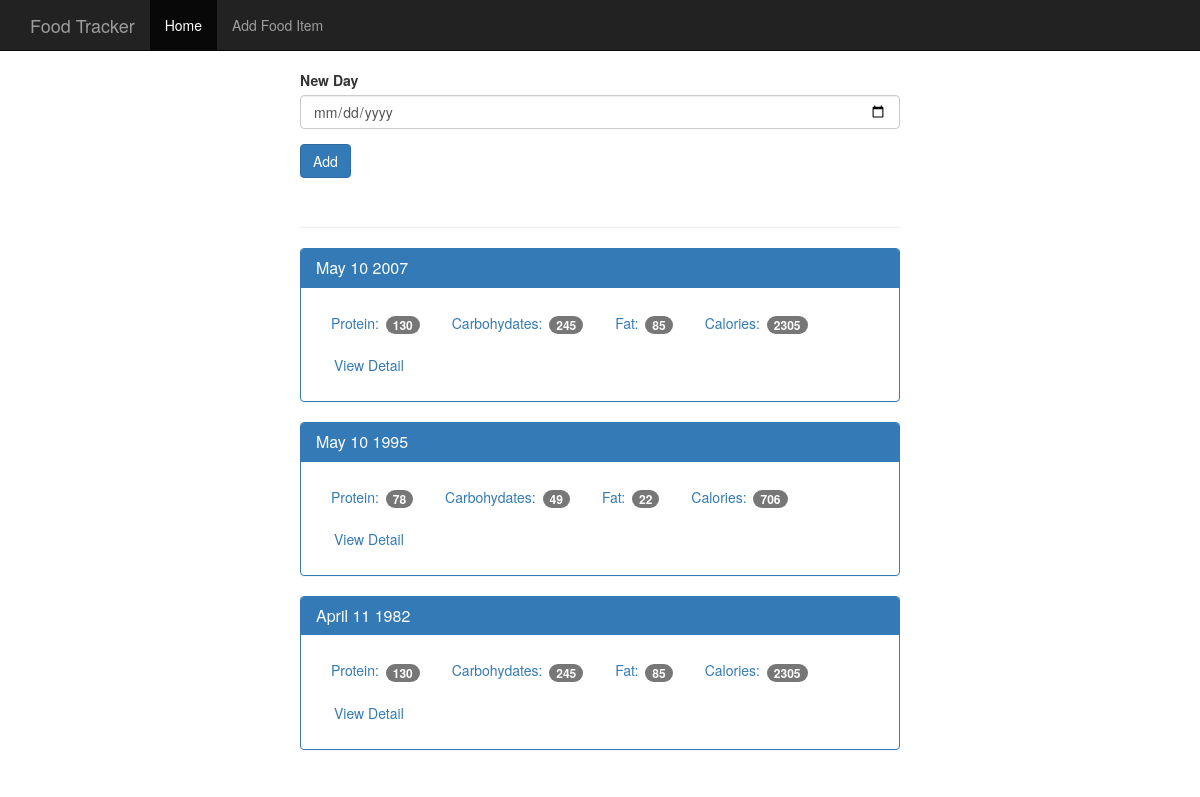
The page / on the database its author committed.
### tables this page shows
CREATE TABLE log_date (
    id integer primary key autoincrement,
    entry_date date not null
);

### app.py (the view)
@app.route('/', methods=['POST','GET'])
def index():
    db = get_db()
    if request.method == 'POST':
        date = request.form['date']
        dt = datetime.strptime(date, '%Y-%m-%d')
        database_date = datetime.strftime(dt, '%Y%m%d')
        db.execute('insert into log_date (entry_date) values (?)', [database_date])
        db.commit()
    cur = db.execute('''select log_date.entry_date, sum(food.protein) as protein, sum(food.carbohydrates) as carbohydrates, sum(food.fat) as fat, sum(food.calories) as calories
                        from log_date join food_date on food_date.log_date_id = log_date.id join food on food.id = food_date.food_id
                        group by log_date.id order by log_date.entry_date desc''')
    results = cur.fetchall()
    date_results = []
    for i in results:
        single_date = {}
        single_date['entry_date'] = i['entry_date']
        single_date['protein'] = i['protein']
        single_date['carbohydrates'] = i['carbohydrates']
        single_date['fat'] = i['fat']
        single_date['calories'] = i['calories']
        d = datetime.strptime(str(i['entry_date']), '%Y%m%d')
        single_date['pretty_date']=datetime.strftime(d, '%B %d %Y')
        date_results.append(single_date)
    return render_template('home.html', results = date_results)

### database.py (called while the page is built)
def connect_db():
    sql = sqlite3.connect('/home/honza/Dokumenty/Python_Flask_Udemy/foot_app/food_log.db')
    sql.row_factory = sqlite3.Row
    return sql

def get_db():
    if not hasattr(g, 'sqlite_db'):
        g.sqlite_db = connect_db()
    return g.sqlite_db

### templates/home.html
{% extends "base.html" %}
{% block body %}
    <nav class="navbar navbar-inverse navbar-fixed-top">
      <div class="container">
        <div class="navbar-header">
          <a class="navbar-brand" href="{{ url_for('index') }}">Food Tracker</a>
        </div>
        <div id="navbar" class="navbar-collapse collapse">
          <ul class="nav navbar-nav">
            <li class="active"><a href="{{ url_for('index') }}">Home</a></li>
            <li><a href="{{ url_for('food') }}">Add Food Item</a></li>
          </ul>
        </div>
      </div>
    </nav>
    <div class="container theme-showcase col-sm-6 col-sm-offset-3" role="main">
      <div class="row">
        <div>
          <form method="POST" action="/">
            <div class="form-group">
              <label for="new-day">New Day</label>
              <input type="date" class="form-control"  name = 'date' id="new-day">
            </div>
            <button type="submit" class="btn btn-primary">Add</button>
          </form>
          <div class="page-header"></div>
          {% for r in results %}
          <div class="panel panel-primary">
            <div class="panel-heading">
              <h3 class="panel-title">{{ r.pretty_date }}</h3>
            </div>
            <div class="panel-body">
              <ul class="nav nav-pills" role="tablist">
                <li><a>Protein: <span class="badge">{{ r.protein }}</span></a></li>
                <li><a>Carbohydates: <span class="badge">{{ r.carbohydrates }}</span></a></li>
                <li><a>Fat: <span class="badge">{{ r.fat }}</span></a></li>
                <li><a>Calories: <span class="badge">{{ r.calories }}</span></a></li>
                <li><a href="{{ url_for('view', date=r.entry_date) }}" type="button" class="btn btn-link">View Detail</a></li>
              </ul>
            </div>
          </div>
        {% endfor %}
        </div>
      </div>
    </div>
{% endblock %}

### static/theme.css (style rules this page uses)
body { padding-top: 70px; padding-bottom: 30px; }

### rows shown on the page
log_date: pretty_date "May 10 2007", protein "130", carbohydrates "245", fat "85", calories "2305"
log_date: pretty_date "May 10 1995", protein "78", carbohydrates "49", fat "22", calories "706"
log_date: pretty_date "April 11 1982", protein "130", carbohydrates "245", fat "85", calories "2305"
